Frame 1 (no input): blank canvas, image omitted
Frame 60 (the mouse pressed at the canvas centre just before this capture): blank canvas, image omitted
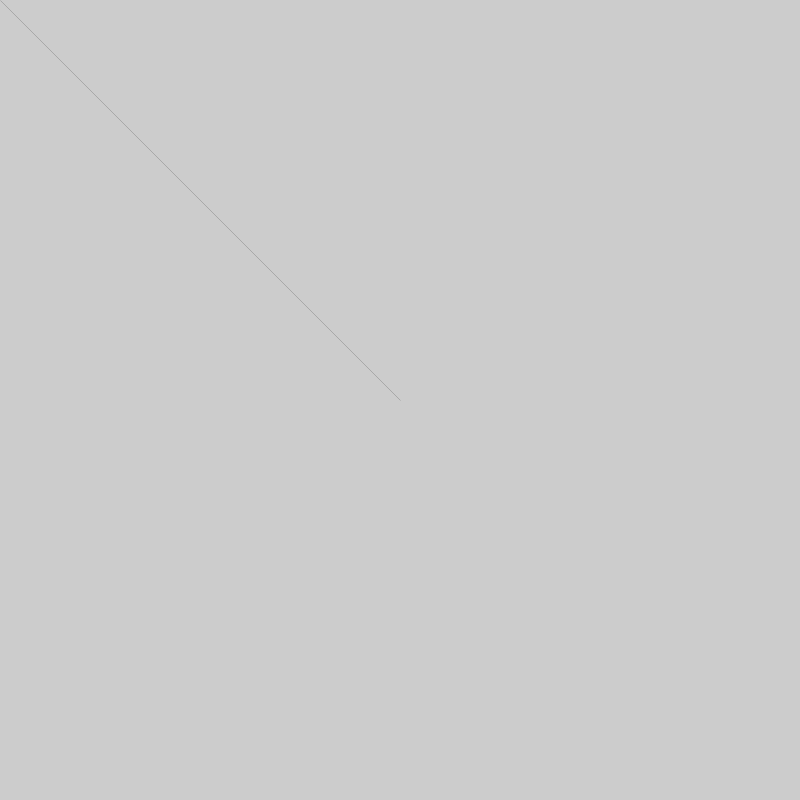
Frame 120 (the mouse held since frame 60 and released just before this capture)

The Processing sketch whose frames 1 and 60 were blank and that drew this single picture after the mouse press (run headless with seeded random() and noise(); from frame 60 on, the mouse is pressed at the canvas centre):

// Processing sketch: processing_146487
// ── processing_146487.pde

int stro = 0;
int brush = 1;
int r = 0, g = 0, b = 0;
int wid = 30, hei = 30;

void setup() {
  size(800, 800);
}

void clear() {
  background(204);
}

void draw() {
  if (mousePressed == true) {
    if (brush == 1) {
      strokeWeight(stro);
      stroke(r, g, b);
      line(mouseX, mouseY, pmouseX, pmouseY);
    }
    else if (brush == 2) {
      noStroke();
      fill(r, g, b);
      for (int i = 0; i < 6; i++) {
        ellipse(mouseX + i*i*i, mouseY + i*i, i*3, i*3);
      }
    }
    else if (brush == 3) {
      noStroke();
      pushMatrix();
      fill(random(255), random(255), random(255));
      if (mouseButton == RIGHT) {
        rotate(random(25));
      }
      wid += 0.1;
      hei += 0.1;
      rect(mouseX, mouseY, wid, hei);
      popMatrix();
    }
  }
}

void keyPressed() {
  switch(key) {
  case '1':
    brush = 1;
    break;
  case '2':
    brush = 2;
    break;
  case '3':
    brush = 3;
    break;
  case 'c':
    background(204);
    wid = 30; hei = 30; r = 0; g = 0; b = 0;
    break;
  case '+':
    stro++;
    break;
  case '-':
    stro--;
    break;
  }
}

void keyReleased() {
  switch(key) {
  case 'b':
    r = 0; g = 0; b = 255;
    break;
  case 'g':
    r = 0; g = 255; b = 0;
    break;
  case 'r':
    r = 255; g = 0; b = 0;
    break;
  case 'n':
    r = 0; g = 0; b = 0;
  }
}
